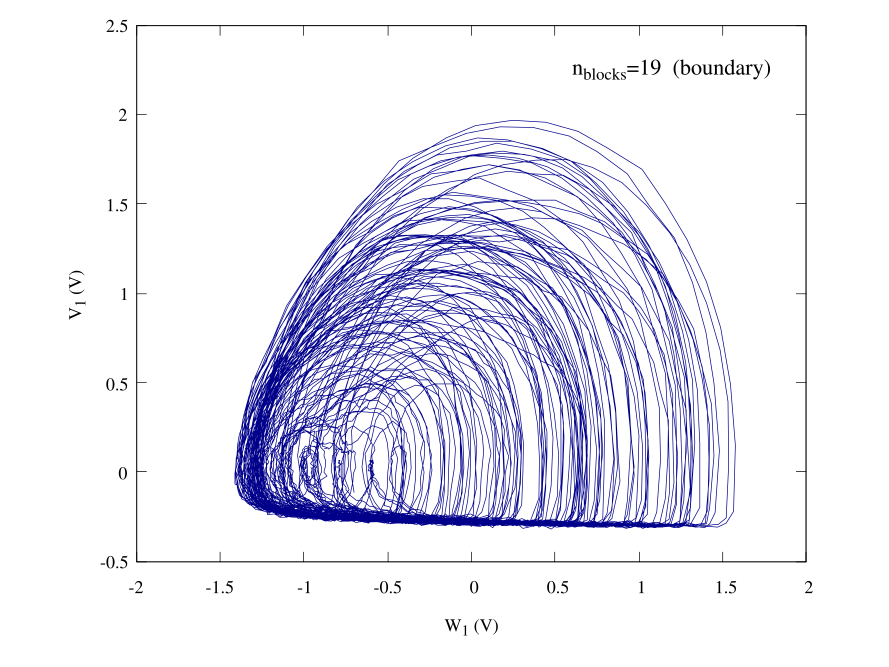

The gnuplot source for this figure:
set terminal qt persist
set termoption font "Times,10"
set border lw 0.5

set label at graph 0.65,0.925 "n_{blocks}=19  (boundary)" font ",12"
set xlabel "W_1 (V)"
set ylabel "V_1 (V)"
set size ratio 0.8
set xrange [-2:2]
set yrange [-0.5:2.5]
plot "19_blocks_avg.dat" u ($3*10):($2*10) every ::0::10000 w l notitle lc "dark-blue" lw 0.5
